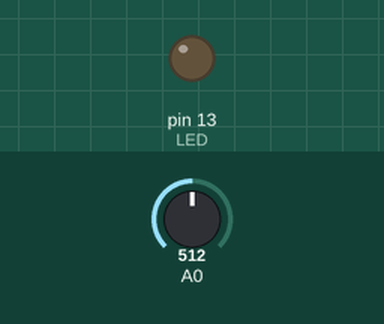
Simulated run of this sketch. Board: Arduino Uno, built with avr-gcc and run on an emulated ATmega328P. On the bench: output pins drawn as LEDs (lit = HIGH). The inputs (shaded band) are chosen by the test bench; at power-on: A0 = 512.

Above: at 1.2 s.
1.3 s: A0 set to 526
At 2.4 s:
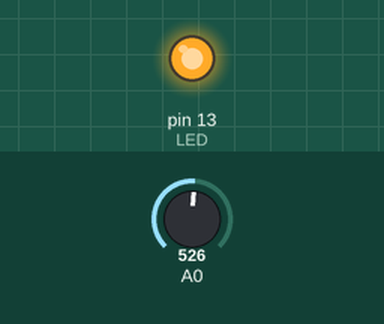
2.8 s: A0 set to 511
At 3.8 s:
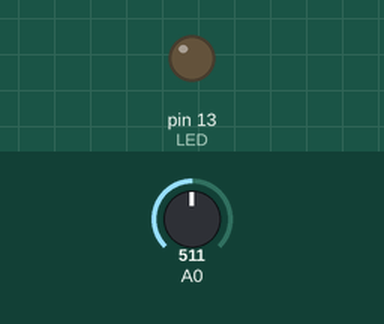
4.3 s: A0 set to 716
At 4.8 s:
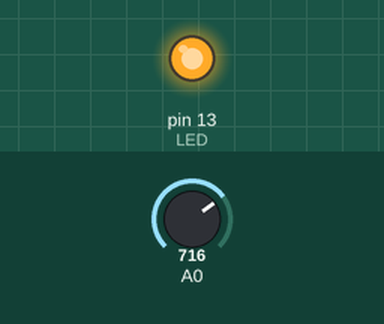
Timing chart, 0 to 7.3 s (numbered marks = the images above; inputs shaded):
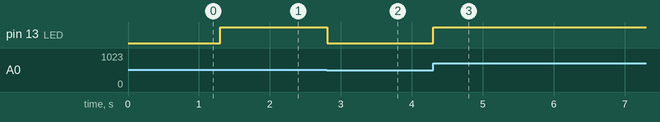

The sketch:

clignoter_varier_luminosite_potentiometre.ino
```cpp
int LED = 13;
int val = 0;
int poten = 0;

void setup() {

  pinMode(LED, OUTPUT);

}

void loop() {

  poten = analogRead(A0);
  val = map(poten, 0, 1023, 0, 255);

  analogWrite(LED, val);
  delay(10);

}
```

Measured:
- the behaviour switches between 513 and 514 on A0 (found by bisection; images 0 and 1)
- after the input at 1.3 s, pin 13 (LED): LOW → HIGH at once
- after the input at 2.8 s, pin 13 (LED): HIGH → LOW at once
- after the input at 4.3 s, pin 13 (LED): LOW → HIGH at once
